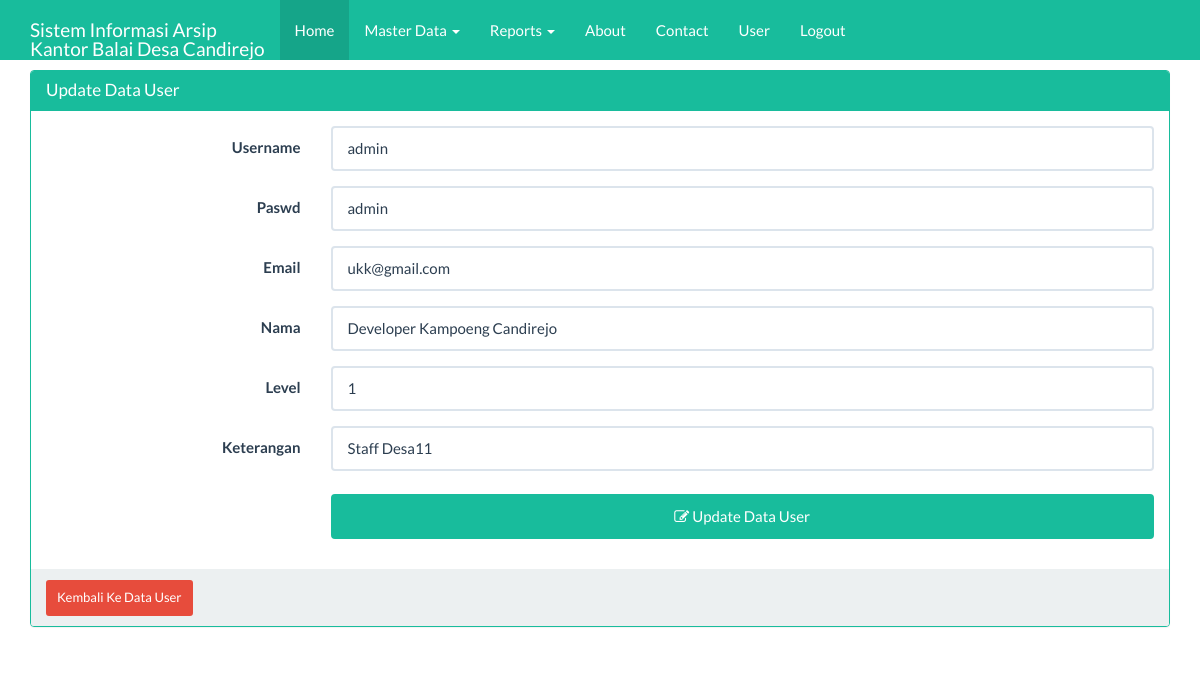
/index_admin.php?page=user&actions=edit&uid=admin (signed in), run on the app's committed database.
### tables this page shows
CREATE TABLE `user` (
  `username` varchar(25) NOT NULL,
  `paswd` varchar(50) NOT NULL,
  `email` varchar(50) NOT NULL,
  `nama` varchar(50) NOT NULL,
  `level` int(1) NOT NULL,
  `ket` varchar(50) NOT NULL
);

### views/user_edit.php (the view, shortened to what this page needs)
<?php
$id=$_GET['uid'];
$ambil=  mysqli_query($koneksi, "SELECT * FROM user WHERE username='$id'") or die ("SQL Edit error");
$data= mysqli_fetch_array($ambil);
?>
<div class="container">
    <div class="row">
        <div class="col-xs-12">
            <div class="panel panel-success">
                <div class="panel-heading">
                    <h3 class="panel-title">Update Data User</h3>
                </div>
                <div class="panel-body">
                    <form class="form-horizontal" action="" method="post">
                        <div class="form-group">
                            <label for="username" class="col-sm-3 control-label">Username</label>
                             <div class="col-sm-9">
								<input type="text" name="username" value="<?=$data['username']?>"class="form-control" id="id" placeholder="Input Username">
                            </div>
                        </div>
                        <div class="form-group">
                            <label for="paswd" class="col-sm-3 control-label">Paswd</label>
                            <div class="col-sm-9">
                                <input type="text" name="paswd" value="<?=$data['paswd']?>"class="form-control" id="id" placeholder="Input Password">
                            </div>
                        </div>
                        <div class="form-group">
                            <label for="email" class="col-sm-3 control-label">Email</label>
                            <div class="col-sm-9">
                                <input type="text" name="email" value="<?=$data['email']?>" class="form-control" id="id" placeholder="Input Email">
                            </div>
                        </div>
                         <div class="form-group">
                            <label for="nama" class="col-sm-3 control-label">Nama</label>
                            <div class="col-sm-9">
                                <input type="text" name="nama" value="<?=$data['nama']?>" class="form-control" id="id" placeholder="Input Nama Lengkap">
                            </div>
                        </div>
                         <div class="form-group">
                            <label for="level" class="col-sm-3 control-label">Level</label>
                            <div class="col-sm-9">
                                <input type="int" name="ket" value="<?=$data['level']?>" class="form-control" id="id" placeholder="Inputkan level">
                            </div>
                        </div>
                        <div class="form-group">
                            <label for="ket" class="col-sm-3 control-label">Keterangan</label>
                            <div class="col-sm-9">
                                <input type="text" name="ket" value="<?=$data['ket']?>" class="form-control" id="id" placeholder="Input Keterangan">
                            </div>
                        </div>
                        <div class="form-group">
                            <div class="col-sm-offset-3 col-sm-9">
                                <button type="submit" class="btn btn-success">
                                    <span class="fa fa-edit"></span> Update Data User</button>
                            </div>
                        </div>
                    </form>
                </div>
                <div class="panel-footer">
                    <a href="?page=user&actions=tampil" class="btn btn-danger btn-sm">
                        Kembali Ke Data User
                    </a>
                </div>
            </div>
        </div>
    </div>
</div>

### index_admin.php (style rules this page uses)
body { margin-top:70px; }
button { background-color: #4CAF50; color: white; padding: 14px 20px; margin: 8px 0; border: none; cursor: pointer; width: 100%; }

### data on the page
user: username "admin", paswd "admin", email "ukk@gmail.com", nama "Developer Kampoeng Candirejo", ket "1", ket "Staff Desa11"
